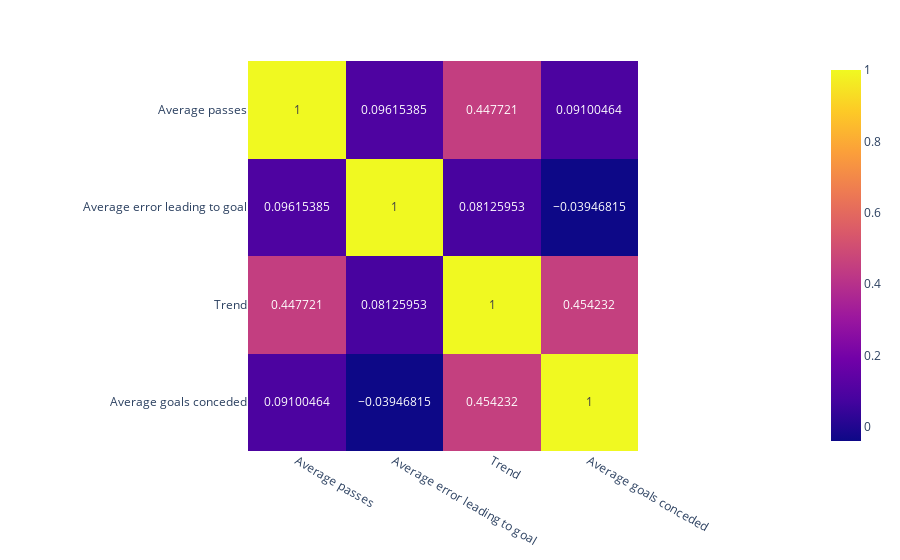

The cell this chart's notebook holds for it:
### Markdown cell above
#### **3.2 - Vị trí hậu vệ**

**Câu hỏi nhỏ 3:** Đối với vị trí hậu vệ, có ý kiến cho rằng cầu thủ càng bị thủng lưới nhiều sẽ có xu hướng chơi bóng chủ động hơn. Bằng việc so sánh độ tương quan giữa cột giá trị average goals conceded với cột giá trị "điểm số xu hướng chơi bóng", ta sẽ biết được liệu ý kiến ở trên là đúng hay sai. 

**Ý nghĩa:** Việc này sẽ giúp công tác chuẩn bị tâm lí thi đấu với các cầu thủ sẽ được cải thiện.

**Câu hỏi nhỏ 4:** Đối với vị trí hậu vệ, có ý kiến cho rằng các cầu thủ nên giảm thiểu số lượng chuyền bóng để ít mắc lỗi hơn dẫn đến bàn thắng cho đối phương hơn. Bằng việc so sánh độ tương quan giữa cột giá trị average passes với cột giá trị average errors leading to goal, ta sẽ biết được liệu ý kiến ở trên là đúng hay sai. 

**Ý nghĩa:** Việc này sẽ giúp điều chỉnh lối đá của cầu thủ nhắm tăng khả năng phòng thủ của đội bóng.

### Code cell
dfDefender_copy['Average goals conceded'] =  (dfDefender_copy['Goals conceded'] / dfDefender_copy['Appearances'])
dfDefender_copy['Average passes'] = (dfDefender_copy['Passes'] / dfDefender_copy['Appearances'])
dfDefender_copy['Average error leading to goal'] = (dfDefender_copy['Errors leading to goal'] / dfDefender_copy['Appearances'])

dfDefender_coor = dfDefender_copy[['Average passes', 'Average error leading to goal', 
                                    'Trend', 'Average goals conceded']].copy().corr() 

fig = px.imshow(np.array(dfDefender_coor), x = dfDefender_coor.columns, y = dfDefender_coor.index, text_auto=True)
fig.show()

### Figure 1 — Plotly figure (JSON) as saved in the notebook; plotly's stock layout.template omitted (floating-point values rounded to 4 significant figures)
{"data": [{"coloraxis": "coloraxis", "hovertemplate": "x: %{x}<br>y: %{y}<br>color: %{z}<extra></extra>", "name": "0", "texttemplate": "%{z}", "type": "heatmap", "x": ["Average passes", "Average error leading to goal", "Trend", "Average goals conceded"], "xaxis": "x", "y": ["Average passes", "Average error leading to goal", "Trend", "Average goals conceded"], "yaxis": "y", "z": [[1, 0.09615, 0.4477, 0.091], [0.09615, 1, 0.08126, -0.03947], [0.4477, 0.08126, 1, 0.4542], [0.091, -0.03947, 0.4542, 1]]}], "layout": {"coloraxis": {"colorscale": [[0, "#0d0887"], [0.1111, "#46039f"], [0.2222, "#7201a8"], [0.3333, "#9c179e"], [0.4444, "#bd3786"], [0.5556, "#d8576b"], [0.6667, "#ed7953"], [0.7778, "#fb9f3a"], [0.8889, "#fdca26"], [1, "#f0f921"]]}, "margin": {"t": 60}, "xaxis": {"anchor": "y", "constrain": "domain", "domain": [0, 1], "scaleanchor": "y"}, "yaxis": {"anchor": "x", "autorange": "reversed", "constrain": "domain", "domain": [0, 1]}}}
